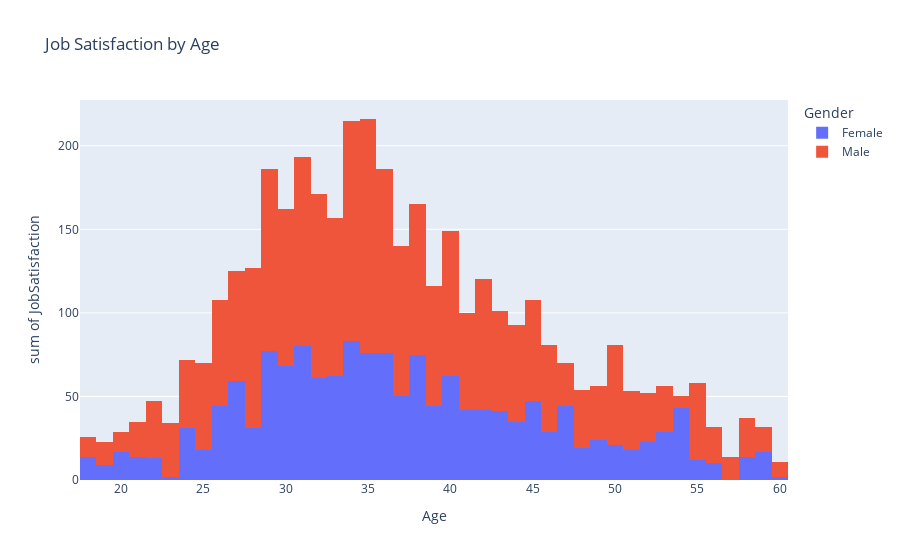

The cell this chart's notebook holds for it:
### Code cell
px.histogram(df,x='Age',y='JobSatisfaction',color='Gender',title='Job Satisfaction by Age')

### Figure 1 — Plotly figure (JSON) as saved in the notebook; plotly's stock layout.template omitted (floating-point values rounded to 4 significant figures; data arrays with more than 128 entries replaced by an {"elided": "..."} marker saying what was removed)
{"data": [{"alignmentgroup": "True", "bingroup": "x", "histfunc": "sum", "hovertemplate": "Gender=Female<br>Age=%{x}<br>sum of JobSatisfaction=%{y}<extra></extra>", "legendgroup": "Female", "marker": {"color": "#636efa", "pattern": {"shape": ""}}, "name": "Female", "offsetgroup": "Female", "orientation": "v", "showlegend": true, "type": "histogram", "x": {"elided": "588 int values"}, "xaxis": "x", "y": {"elided": "588 int values"}, "yaxis": "y"}, {"alignmentgroup": "True", "bingroup": "x", "histfunc": "sum", "hovertemplate": "Gender=Male<br>Age=%{x}<br>sum of JobSatisfaction=%{y}<extra></extra>", "legendgroup": "Male", "marker": {"color": "#EF553B", "pattern": {"shape": ""}}, "name": "Male", "offsetgroup": "Male", "orientation": "v", "showlegend": true, "type": "histogram", "x": {"elided": "882 int values"}, "xaxis": "x", "y": {"elided": "882 int values"}, "yaxis": "y"}], "layout": {"barmode": "relative", "legend": {"title": {"text": "Gender"}, "tracegroupgap": 0}, "title": {"text": "Job Satisfaction by Age"}, "xaxis": {"anchor": "y", "domain": [0, 1], "title": {"text": "Age"}}, "yaxis": {"anchor": "x", "domain": [0, 1], "title": {"text": "sum of JobSatisfaction"}}}}
